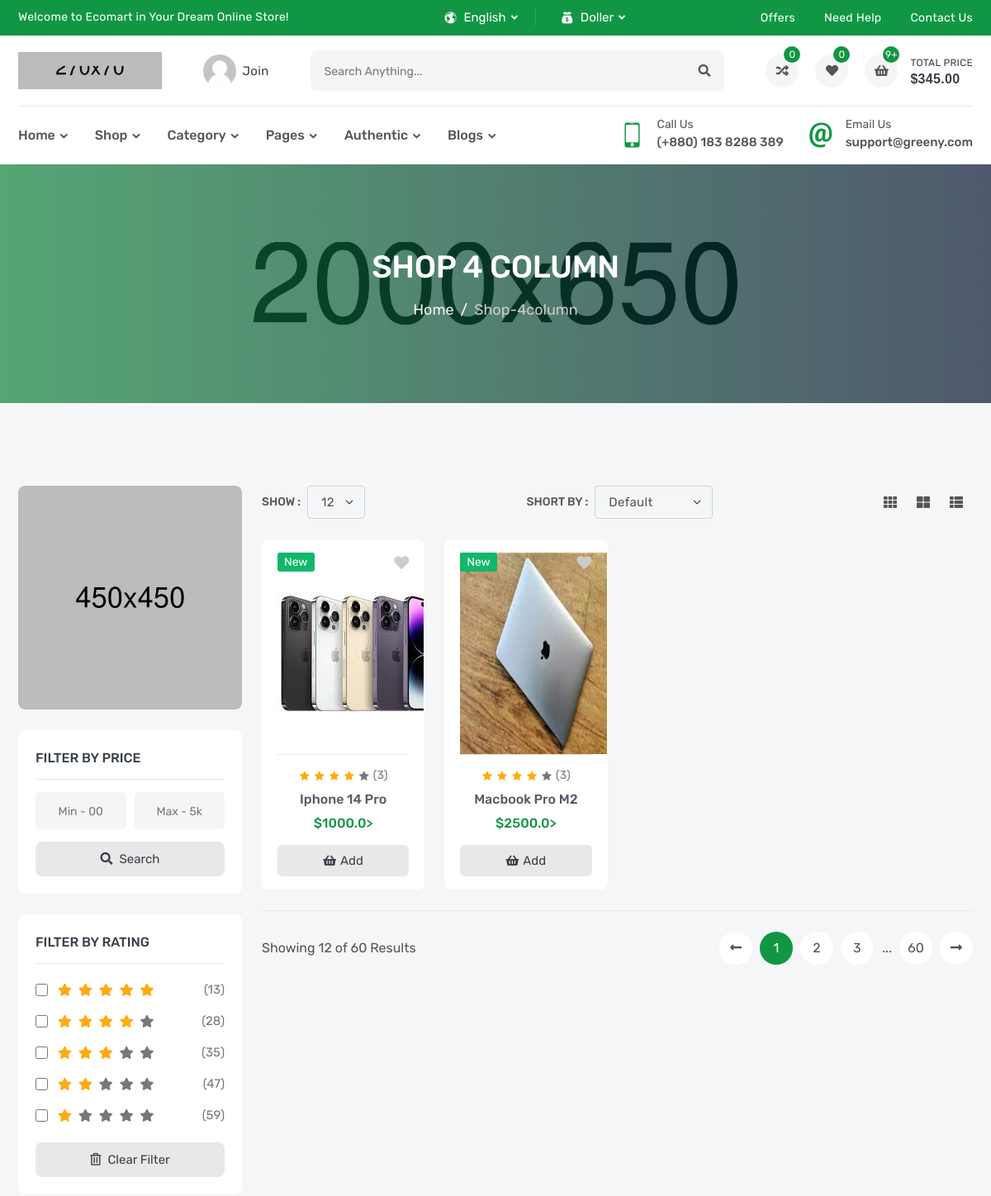
/products/ (upper part), run on an earlier commit of the app's database.
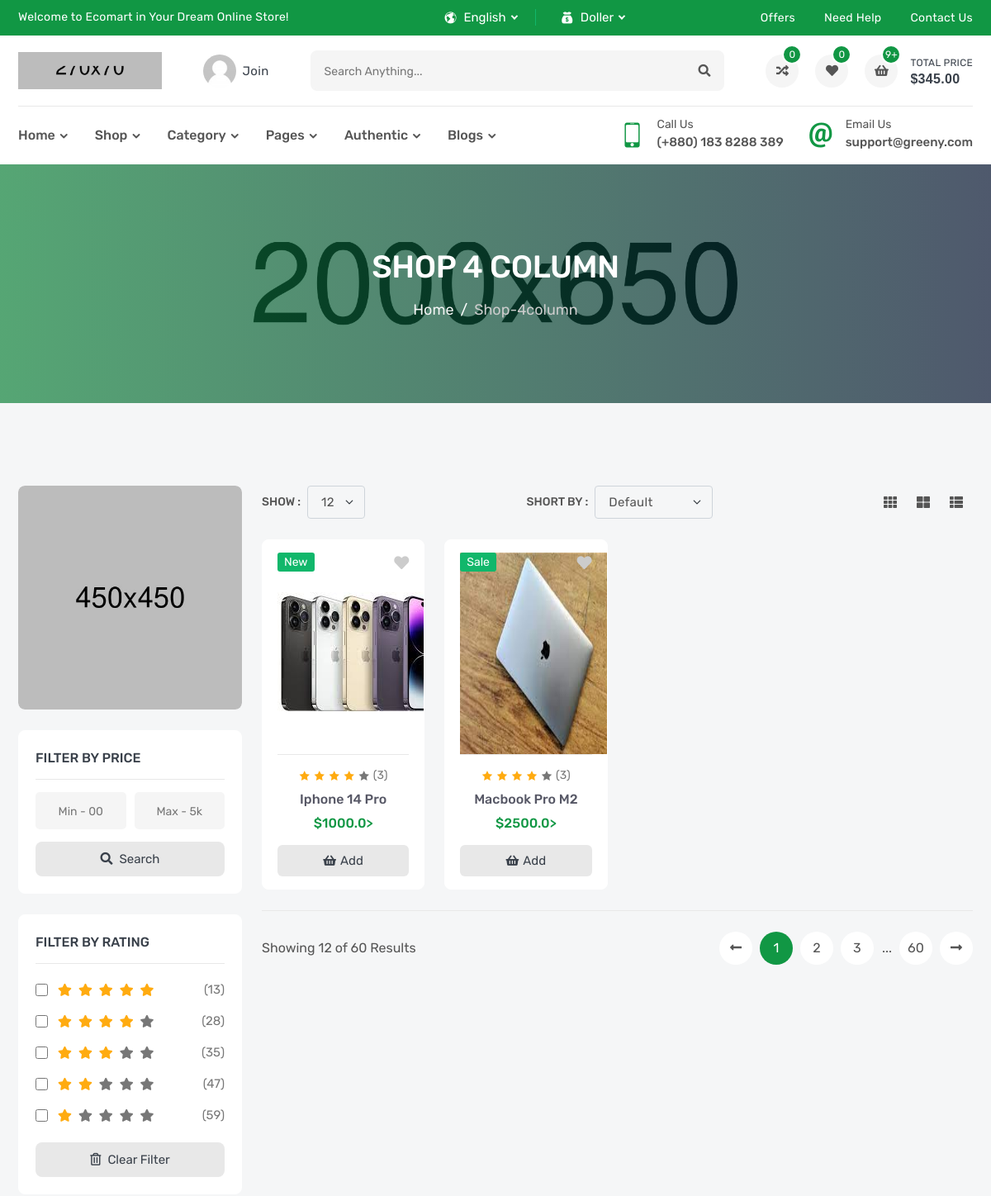
And on a later commit of the database.
### product/models.py (models this page shows)
class Product(models.Model):
    name = models.CharField(_('Name'),max_length=120)
    flag = models.CharField(_('Flag'),max_length=10,choices=FLAG_TYPES)
    image = models.ImageField(_('Image'),upload_to='products')
    price = models.FloatField(_('Price'))
    sku = models.CharField(_('sku'),max_length=12)
    subtitle = models.CharField(_('Subtitle'),max_length=300)
    description = models.TextField(_('Descriptiob'),max_length=30000)
    quantity = models.IntegerField(_('Quantity'))
    brand = models.ForeignKey('Brand',verbose_name=_('Brand'),related_name='product_brand',on_delete=models.SET_NULL,null=True)
    tags = TaggableManager()
    def __str__(self) :
        return self.name

### product/views.py (the view)
# urls.py: path('',ProductList.as_view()),
class ProductList(ListView):
    model = Product

### product/templates/product/product_list.html (shortened to what this page needs)
{% extends "base.html" %}
{% block body %}
        <section class="inner-section single-banner" style="background: url(images/single-banner.jpg) no-repeat center;">
            <div class="container">
                <h2>Shop 4 Column</h2>
                <ol class="breadcrumb">
                    <li class="breadcrumb-item"><a href="index.html">Home</a></li>
                    <li class="breadcrumb-item active" aria-current="page">shop-4column</li>
                </ol>
            </div>
        </section>
        <section class="inner-section shop-part">
            <div class="container">
                <div class="row content-reverse">
                    <div class="col-lg-3">
                        <div class="shop-widget-promo">
                            <a href="#"><img src="images/promo/shop/01.jpg" alt="promo"></a>
                        </div>
                        <div class="shop-widget">
                            <h6 class="shop-widget-title">Filter by Price</h6>
                            <form>
                                <div class="shop-widget-group">
                                    <input type="text" placeholder="Min - 00">
                                    <input type="text" placeholder="Max - 5k">
                                </div>
                                <button class="shop-widget-btn">
                                    <i class="fas fa-search"></i>
                                    <span>search</span>
                                </button>
                            </form>
                        </div>
                        <div class="shop-widget">
                            <h6 class="shop-widget-title">Filter by Rating</h6>
                            <form>
                                <ul class="shop-widget-list">
                                    <li>
                                        <div class="shop-widget-content">
                                            <input type="checkbox" id="feat1">
                                            <label for="feat1">
                                                <i class="fas fa-star active"></i>
                                                <i class="fas fa-star active"></i>
                                                <i class="fas fa-star active"></i>
                                                <i class="fas fa-star active"></i>
                                                <i class="fas fa-star active"></i>
                                            </label>
                                        </div>
                                        <span class="shop-widget-number">(13)</span>
                                    </li>
                                    <li>
                                        <div class="shop-widget-content">
                                            <input type="checkbox" id="feat2">
                                            <label for="feat2">
                                                <i class="fas fa-star active"></i>
                                                <i class="fas fa-star active"></i>
                                                <i class="fas fa-star active"></i>
                                                <i class="fas fa-star active"></i>
                                                <i class="fas fa-star"></i>
                                            </label>
                                        </div>
                                        <span class="shop-widget-number">(28)</span>
                                    </li>
                                    <li>
                                        <div class="shop-widget-content">
                                            <input type="checkbox" id="feat3">
                                            <label for="feat3">
                                                <i class="fas fa-star active"></i>
                                                <i class="fas fa-star active"></i>
                                                <i class="fas fa-star active"></i>
                                                <i class="fas fa-star"></i>
                                                <i class="fas fa-star"></i>
                                            </label>
                                        </div>
                                        <span class="shop-widget-number">(35)</span>
                                    </li>
                                    <li>
                                        <div class="shop-widget-content">
                                            <input type="checkbox" id="feat4">
                                            <label for="feat4">
                                                <i class="fas fa-star active"></i>
                                                <i class="fas fa-star active"></i>
                                                <i class="fas fa-star"></i>
                                                <i class="fas fa-star"></i>
                                                <i class="fas fa-star"></i>
                                            </label>
                                        </div>
                                        <span class="shop-widget-number">(47)</span>
                                    </li>
                                    <li>
                                        <div class="shop-widget-content">
                                            <input type="checkbox" id="feat5">
                                            <label for="feat5">
                                                <i class="fas fa-star active"></i>
                                                <i class="fas fa-star"></i>
                                                <i class="fas fa-star"></i>
                                                <i class="fas fa-star"></i>
                                                <i class="fas fa-star"></i>
                                            </label>
                                        </div>
                                        <span class="shop-widget-number">(59)</span>
                                    </li>
                                </ul>
                                <button class="shop-widget-btn">
                                    <i class="far fa-trash-alt"></i>
                                    <span>clear filter</span>
                                </button>
                            </form>
                        </div>
                    </div>
                    <div class="col-lg-9">
                        <div class="row">
                            <div class="col-lg-12">
                                <div class="top-filter">
                                    <div class="filter-show">
                                        <label class="filter-label">Show :</label>
                                        <select class="form-select filter-select">
                                            <option value="1">12</option>
                                        </select>
                                    </div>
                                    <div class="filter-short">
                                        <label class="filter-label">Short by :</label>
                                        <select class="form-select filter-select">
                                            <option selected>default</option>
                                        </select>
                                    </div>
                                    <div class="filter-action">
                                        <a href="shop-3column.html" title="Three Column"><i class="fas fa-th"></i></a>
                                        <a href="shop-2column.html" title="Two Column"><i class="fas fa-th-large"></i></a>
                                        <a href="shop-1column.html" title="One Column"><i class="fas fa-th-list"></i></a>
                                    </div>
                                </div>
                            </div>
                        </div>
                        <div class="row row-cols-2 row-cols-md-3 row-cols-lg-3 row-cols-xl-4">
                        {% for object in object_list %}
                            <div class="col">
                                <div class="product-card">
                                    <div class="product-media">
                                        <div class="product-label">
                                            <label class="label-text new">{{object.flag}}</label>
                                        </div>
                                        <button class="product-wish wish">
                                            <i class="fas fa-heart"></i>
                                        </button>
                                        <a class="product-image" href="product-video.html">
                                            <img src="{{object.image.url}}" style="width:206px ;height:244px ;" alt="product">
                                        </a>
                                    </div>
                                    <div class="product-content">
                                        <div class="product-rating">
                                            <i class="active icofont-star"></i>
                                            <i class="active icofont-star"></i>
                                            <i class="active icofont-star"></i>
                                            <i class="active icofont-star"></i>
                                            <i class="icofont-star"></i>
                                            <a href="product-video.html">(3)</a>
                                        </div>
                                        <h6 class="product-name">
                                            <a href= "/products/{{object.id}}">{{object}}</a>
                                        </h6>
                                        <h6 class="product-price">
                                            <span>${{object.price}}></span>
                                        </h6>
                                        <button class="product-add" title="Add to Cart">
                                            <i class="fas fa-shopping-basket"></i>
                                            <span>add</span>
                                        </button>
                                    </div>
                                </div>
                            </div>
                        {% endfor %}
                        </div>
                        <div class="row">
                            <div class="col-lg-12">
                                <div class="bottom-paginate">
                                    <p class="page-info">Showing 12 of 60 Results</p>
                                    <ul class="pagination">
                                        <li class="page-item">
                                            <a class="page-link" href="#">
                                                <i class="fas fa-long-arrow-alt-left"></i>
                                            </a>
                                        </li>
                                        <li class="page-item"><a class="page-link active" href="#">1</a></li>
                                        <li class="page-item"><a class="page-link" href="#">2</a></li>
                                        <li class="page-item"><a class="page-link" href="#">3</a></li>
                                        <li class="page-item">...</li>
                                        <li class="page-item"><a class="page-link" href="#">60</a></li>
                                        <li class="page-item">
                                            <a class="page-link" href="#">
                                                <i class="fas fa-long-arrow-alt-right"></i>
                                            </a>
                                        </li>
                                    </ul>
                                </div>
                            </div>
                        </div>
                    </div>
                </div>
            </div>
        </section>
             {% endblock body %}

What changed in the data, as far as the page shows it:
removed Product: flag "New", image (picture), name "Macbook Pro M2", price "2500.0"
added Product: flag "Sale", image (picture), name "Macbook Pro M2", price "2500.0"
